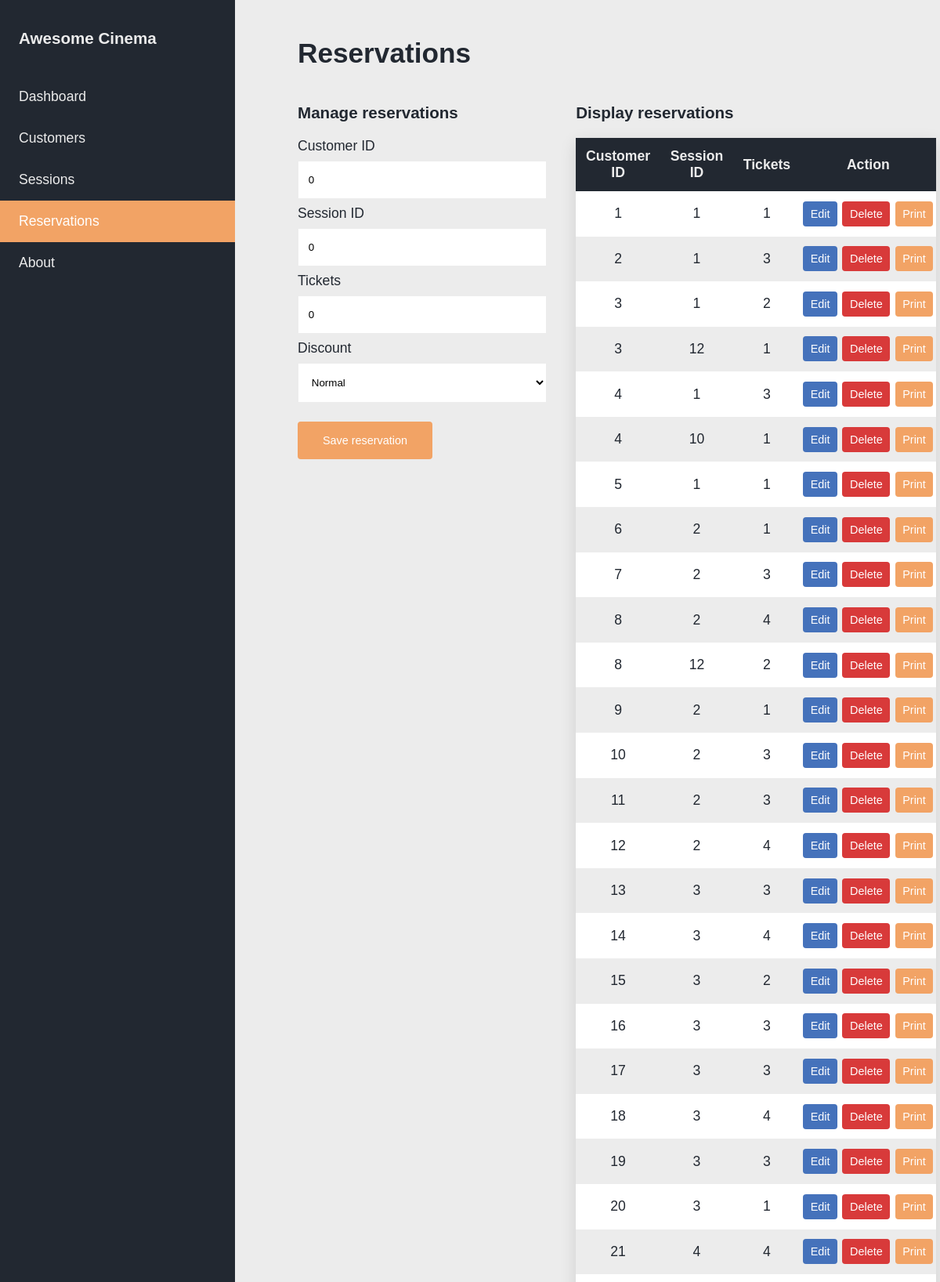
The app's page /reservations.php (upper part) with its own data.
### tables this page shows
CREATE TABLE reserves(
   
  customer_id INT,
  session_id INT,

   
  tickets INT NOT NULL,

   
  PRIMARY KEY (customer_id, session_id)
);

### proc/reservations.php (called while the page is built, shortened)
<?php
require("/srv/http/awesome_cinema/config/database.php");
$update = false;
$customer_id = 0;
$session_id = 0;
$tickets = 0;
$r_arr = $conn->query("SELECT * FROM reserves");

### reservations.php (the view, shortened to what this page needs)
<?php
    require("/srv/http/awesome_cinema/proc/reservations.php");
?>
<!DOCTYPE html>
<html lang="en">
<head>
    <link rel="stylesheet" href="style.css">
</head>
<body>
    <header>
        <ul class="navbar">
            <li class="navbar__item"><h3>Awesome Cinema</h3></li>
            <li><a class="navbar__item" href="index.php">Dashboard</a></li>
            <li><a class="navbar__item" href="customers.php">Customers</a></li>
            <li><a class="navbar__item" href="sessions.php">Sessions</a></li>
            <li><a class="navbar__item navbar__item--active" href="reservations.php">Reservations</a></li>
            <li><a class="navbar__item" href="about.html">About</a></li>
        </ul>
    </header>
    <main>
        <div class="wrapper">
            <h1>Reservations</h1>
            <div style="float:left;width:43%;">
                <h3>Manage reservations</h3>
                <form action="proc/reservations.php" method="POST">
                    <?php
                    if ($update == true) {
                        echo '<label for="customer_id">Customer ID - <b>Non editable</b></label>
                        <input type="number" name="customer_id" min="1" value="'.$customer_id.'" readonly required>
                        <label for="session_id">Session ID - <b>Non editable</b></label>
                        <input type="number" name="session_id" min="1" value="'.$session_id.'" readonly required>';
                    } else {
                        echo '<label for="customer_id">Customer ID</label>
                        <input type="number" name="customer_id" min="1" max="';
                        $query = "SELECT MAX(customer_id) AS c_cnt FROM customer";
                        $c_cnt = $conn->query($query);
                        $row = $c_cnt->fetch_array();
                        $c_cnt = $row['c_cnt'];
                        echo $c_cnt;
                        echo '"value="'.$customer_id.'" required>
                        <label for="session_id">Session ID</label>
                        <input type="number" name="session_id" min="1" max="';
                        $query = "SELECT MAX(session_id) AS s_cnt FROM session";
                        $s_cnt = $conn->query($query);
                        $row = $s_cnt->fetch_array();
                        $s_cnt = $row['s_cnt'];
                        echo $s_cnt;
                        echo '" value="'.$session_id.'" required>';
                    }
                    ?>
                    <label for="tickets">Tickets</label>
                    <input type="number" name="tickets" min="1" max="5" value="<?php echo $tickets; ?>" required>
                    <?php
                    if ($update == true) {
                        echo "<label>Discount: <b>".$discount."</b></label>";
                        echo '<select id="discount" name="discount">
                                <option value="'.$discount.'">Unchanged</option>
                                <option value="normal">Normal</option>
                                <option value="student">Student</option>
                                <option value="kid">Kid</option>
                                <option value="unemployed">Unemployed</option>
                            </select>';
                        echo '<button type="submit" name="update" class="btn">Update reservation</button>';
                    } else {
                        echo "<label>Discount</label>";
                        echo '<select id="discount" name="discount">
                                <option value="normal">Normal</option>
                                <option value="student">Student</option>
                                <option value="kid">Kid</option>
                                <option value="unemployed">Unemployed</option>
                            </select>';
                        echo '<button type="submit" name="save" class="btn">Save reservation</button>';
                    }
                    ?>
                </form>
            </div>
            <div style="float:right;width:52%;">
                <h3>Display reservations</h3>
                <table>
                    <tr>
                        <th>Customer ID</th>
                        <th>Session ID</th>
                        <th>Tickets</th>
                        <th>Action</th>
                    </tr>
                <?php
                    foreach($r_arr as $item) {
                        echo "<tr>";
                        echo "<td>".$item["customer_id"]."</td>
                            <td>".$item["session_id"]."</td>
                            <td>".$item["tickets"]."</td>
                            <td style=\"display: flex;flexdirection:row;\">
                                <a class=\"btn btn__table btn--edit\"
                                href=\"reservations.php?edit_c=".$item["customer_id"]."&edit_s=".$item["session_id"]."\">Edit</a>
                                <a class=\"btn btn__table btn--delete\"
                                href=\"reservations.php?delete_c=".$item["customer_id"]."&delete_s=".$item["session_id"]."\">Delete</a>
                                <a class=\"btn btn__table\"
                                href=\"tickets.php?print_c=".$item["customer_id"]."&print_s=".$item["session_id"]."\">Print</a>
                            </td>";
                        echo "</tr>";
                    }
                    echo "</table>";
                ?>
            </div>
        </div>
    </main>
</body>
</html>

### style.css (style rules this page uses)
:root { --clr-dark: #222831; --clr-medium: #30475e; --clr-accent: #f2a365; --clr-light: #ececec; --clr-green: #4CAF50; --clr-red: #d83a3a; --clr-yellow: #ffdaaf; --clr-blue: #4572bb; --clr-grey: #ccc; --clr-black: black; --clr-white: white; --clr-accent-hover: #fdc295; --clr-blue-hover: #66a7e7; --clr-red-hover: #f34646; --fw-regular: 400; --fw-medium: 500; --fw-semibold: 600; --fw-bold: 700; }
*, *::before, *::after { box-sizing: border-box; margin: 0; padding: 0; }
body { scroll-behavior: smooth; padding: 0; margin: 0; background-color: var(--clr-light); font-family: "Quicksand", sans-serif; font-size: 1.1rem; color: var(--clr-dark); }
h1 { display: block; font-size: 2em; margin-top: 0.67em; margin-bottom: 0.67em; margin-left: 0; margin-right: 0; font-weight: bold; }
h3 { display: block; font-size: 1.17em; margin-top: 1em; margin-bottom: 1em; margin-left: 0; margin-right: 0; font-weight: bold; }
.wrapper { margin-left: 25%; padding: 1.5rem 5rem; }
.navbar { list-style-type: none; margin: 0; padding: 0; width: 25%; background-color: var(--clr-dark); position: fixed; height: 100%; overflow: auto; }
.navbar__item { display: block; color: var(--clr-light); padding: 1rem 1.5rem; text-decoration: none; }
.navbar__item--active { background-color: var(--clr-accent); color: var(--clr-white); }
.btn { background-color: var(--clr-accent); color: white; padding: 1rem 2rem; margin: 1rem 0; border: none; border-radius: 4px; cursor: pointer; text-decoration: none; font-size: 0.9rem; }
.btn__table { margin: 0 0.2rem; padding: 0.5rem 0.6rem; }
.btn--edit { background-color: var(--clr-blue); }
.btn--delete { background-color: var(--clr-red); }
select { background-color: var(--clr-white); width: 100%; padding: 1rem 0.8rem; margin: 8px 0; display: inline-block; border: 1px solid var(--clr-light); }
input { border: 1px solid var(--clr-light); width: 100%; padding: 1rem 0.8rem; margin: 8px 0; }
table { width: 100%; margin-bottom: 2rem; box-shadow: 0 6px 20px rgba(0,0,0,0.12); }
table, th, td { border-collapse: collapse; }
tr:nth-child(even) { background-color: var(--clr-white); }
tr:nth-child(odd) { background-color: var(--clr-light); }
th, td { padding: .8rem; text-align: center; }
.table--customers th, td { padding: .8rem 0rem .8rem; text-align: center; }
th { background-color: var(--clr-dark); color: var(--clr-light); }

### records on screen
reserves: customer "1", session "1", tickets "1"
reserves: customer "2", session "1", tickets "3"
reserves: customer "3", session "1", tickets "2"
reserves: customer "3", session "12", tickets "1"
reserves: customer "4", session "1", tickets "3"
reserves: customer "4", session "10", tickets "1"
reserves: customer "5", session "1", tickets "1"
reserves: customer "6", session "2", tickets "1"
reserves: customer "7", session "2", tickets "3"
reserves: customer "8", session "2", tickets "4"
reserves: customer "8", session "12", tickets "2"
reserves: customer "9", session "2", tickets "1"
reserves: customer "10", session "2", tickets "3"
reserves: customer "11", session "2", tickets "3"
reserves: customer "12", session "2", tickets "4"
reserves: customer "13", session "3", tickets "3"
reserves: customer "14", session "3", tickets "4"
reserves: customer "15", session "3", tickets "2"
reserves: customer "16", session "3", tickets "3"
reserves: customer "17", session "3", tickets "3"
reserves: customer "18", session "3", tickets "4"
reserves: customer "19", session "3", tickets "3"
reserves: customer "20", session "3", tickets "1"
reserves: customer "21", session "4", tickets "4"
